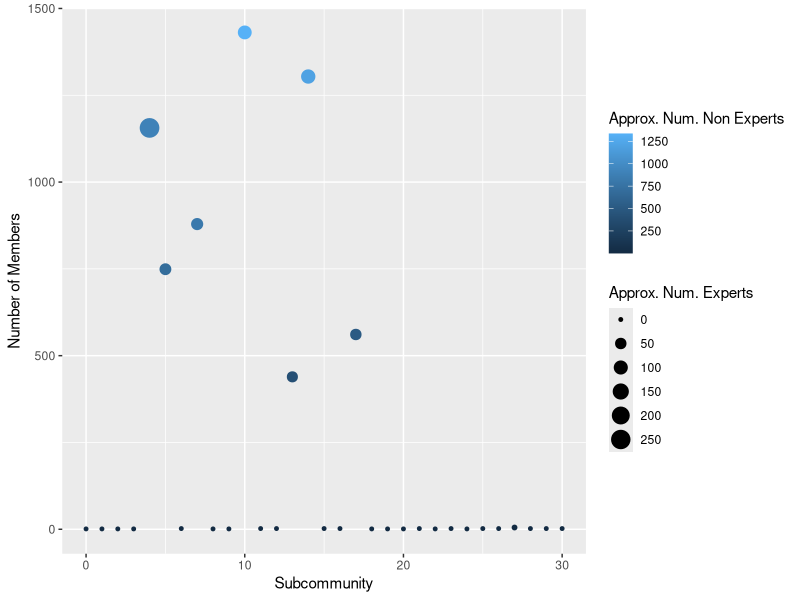
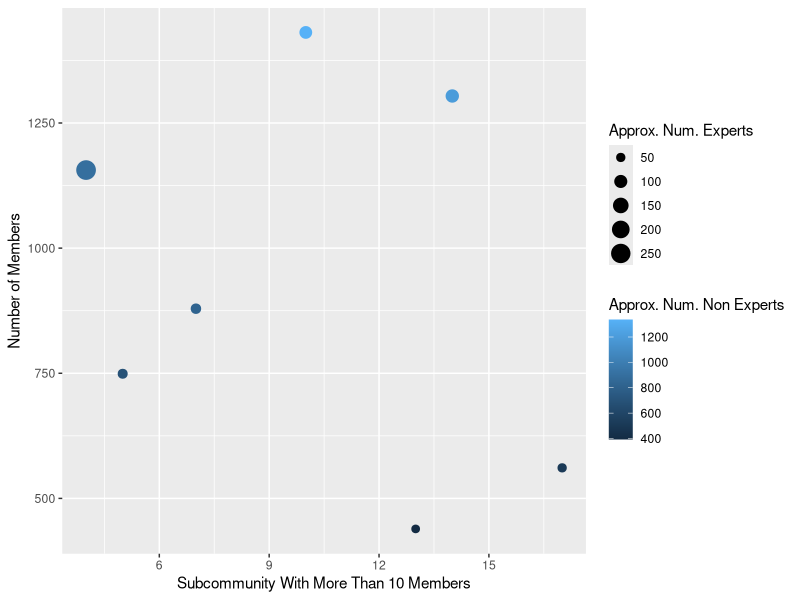

Write R code to recreate these figures, in order.



library(ggplot2)
#options(warn=-1)



graphData <- read.csv(file = "homophily-degree-dist.csv", header = TRUE, sep = ";", dec = ",", row.names = NULL)
graphData[ , "expert"] <- ifelse(graphData$ex  == 1, 'yes', 'no')
modularityClassList = unique(graphData$modularity_class)


x <- c("expertCount", "subcommunity", "subcommunitySize", "avgIndegree", "avgOutdegree", "nonexpertCount"
       , "avgExIndegree", "avgExOutdegree", "avgNonExIndegree", "avgNonExOutdegree")
nodata <- as.data.frame(matrix(nrow = 0, ncol = length(x)))


for(m in modularityClassList) {
  slice = subset(graphData, graphData$modularity_class == m)
  exSlice = subset(slice, slice$ex == 1)
  otherSlice = subset(slice, slice$ex == 0)
  avgIndegree = mean(slice$indegree)
  avgOutdegree = mean(slice$outdegree)
  
  avgExIndegree = mean(exSlice$indegree)
  avgExOutdegree = mean(exSlice$outdegree)
  
  avgNonExIndegree = mean(otherSlice$indegree)
  avgNonExOutdegree = mean(otherSlice$outdegree)
  
  nodata <- rbind(nodata, c(nrow(exSlice), m, nrow(slice), avgIndegree, avgOutdegree, nrow(otherSlice),avgExIndegree, avgExOutdegree, avgNonExIndegree,  avgNonExOutdegree))
}

colnames(nodata) = x

nodata[, "expertPercent"] = (nodata$expertCount * 100) / nodata$subcommunitySize
nodata[is.na(nodata)] <- 0

dataMore10Member = subset(nodata, nodata$subcommunitySize > 10)

p <- ggplot(nodata, aes(x=subcommunity, y=subcommunitySize)) +
  
  labs(y = "Number of Members", x = "Subcommunity", colour = "Approx. Num. Non Experts") + 
  geom_point(aes(size=expertCount, colour=nonexpertCount) ) + 
  scale_size_continuous(limits=c(0, 260), name="Approx. Num. Experts")
  
print(p)

p <- ggplot(dataMore10Member, aes(x=subcommunity, y=subcommunitySize)) +
  
  labs(y = "Number of Members", x = "Subcommunity With More Than 10 Members", colour = "Approx. Num. Non Experts") + 
  geom_point(aes(size=expertCount, colour=nonexpertCount) ) + 
  scale_size_continuous(limits=c(30, 260), name="Approx. Num. Experts")

print(p)

#print(summary(nodata$subcommunitySize))

print("Degree Distribution avgExIndegree")
print(summary(dataMore10Member$avgExIndegree))
print("Degree Distribution avgExOutdegree")
print(summary(dataMore10Member$avgExOutdegree))
print("Degree Distribution avgNonExIndegree")
print(summary(dataMore10Member$avgNonExIndegree))
print("Degree Distribution avgNonExOutdegree")
print(summary(dataMore10Member$avgNonExOutdegree))



#print(nodata)

# fim da analise da subcomunidades
